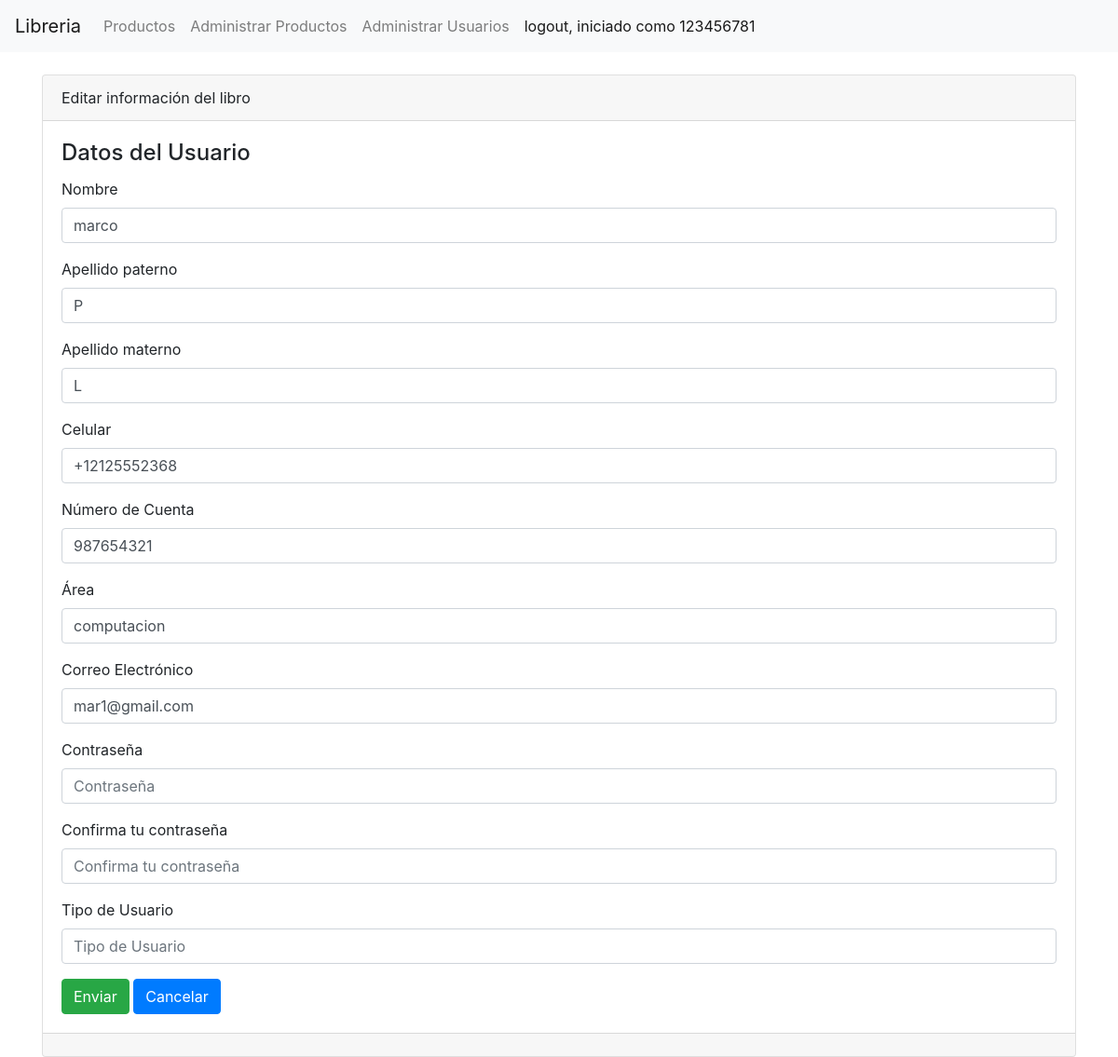
Page /usuarios/usuarios/editar/987654321 (signed in) on the committed database.
### usuario/models.py (models this page shows, shortened)
class Usuario(models.Model):
    user = models.OneToOneField(User, on_delete=models.CASCADE)
    nombre = models.CharField(max_length=40)
    apellidopaterno = models.CharField(max_length=40)
    apellidomaterno = models.CharField(max_length=40)
    puntos = models.IntegerField(default=100)
    celular = PhoneNumberField()
    nocuenta = models.CharField(max_length=9)
    area = models.CharField(max_length=100)
    email = models.EmailField()

### usuario/views.py (the view)
# urls.py: path('usuarios/editar/<int:nocuenta>', views.editar_usuario, name='editar_u'),
@login_required
@user_passes_test(is_admin)
def editar_usuario(request, nocuenta):
    usuario = Usuario.objects.get(nocuenta=nocuenta)
    formulario = UserRegistrationForm(request.POST or None, request.FILES or None, instance=usuario)
    if formulario.is_valid() and request.POST:
        formulario.save()
        return redirect('usuarios')
    return render(request, 'usuarios/editar.html', {'formulario':formulario})

### usuario/views.py (called while the page is built)
def is_admin(user):
    return user.groups.filter(name='administrador').exists()

### usuario/templates/usuarios/editar.html (shortened to what this page needs)
{% extends 'base.html' %}
{% block contenido %}
<div class="card">
    <div class="card-header">Editar información del libro</div>
    <div class="card-body">
        <h4 class="card-title">Datos del Usuario</h4>
        {% include 'usuarios/form.html' %}
    </div>
    <div class="card-footer text-muted"></div>
</div>
{% endblock %}

### producto/templates/base.html (shortened to what this page needs)
{% load static %}
<!DOCTYPE html>
<html lang="en">
<head>
    <link rel="stylesheet" href="https://stackpath.bootstrapcdn.com/bootstrap/4.3.1/css/bootstrap.min.css"
        rel="stylesheet" />
</head>
<body>
    <nav class="navbar navbar-expand-lg navbar-light bg-light">
        <a class="navbar-brand" href="#">Libreria</a>
        <div class="collapse navbar-collapse" id="navbarNav">
            <ul class="navbar-nav">
                <li class="nav-item">
                    <a class="nav-link" href="{% url 'productos' %}">Productos</a>
                </li>
                <li class="nav-item ">
                    <a class="nav-link" href="{% url 'admin_productos' %}">Administrar Productos</a>
                </li>
                <li class="nav-item ">
                    <a class="nav-link" href="{% url 'usuarios' %}">Administrar Usuarios</a>
                </li>
                <li class="nav-item active">
                    <a class="nav-link" href="{% url 'logout' %}">logout, iniciado como {{user.username}}</a>
                </li>
            </ul>
        </div>
    </nav>
    <div class="container">
        <br/>
        {% if user.is_authenticated %}
            {% block contenido %} {% endblock %}
        {% else %}
            <a href="{% url 'login' %}">Here</a>
        {% endif %}
    </div>
</body>
</html>

### usuario/templates/usuarios/form.html (shortened to what this page needs)
<form enctype="multipart/form-data" method="post">
    {% for campo in formulario %}
    <div class="mb-3">
        <label for="" class="form-label">{{ campo.label }}</label>
        <br/>
        <input
            type="{{campo.field.widget.input_type}}"
            class="form-control"
            name="{{campo.name}}"
            id=""
            aria-describedby="helpId"
            placeholder="{{ campo.label }}"
            value="{{campo.value | default:''}}"
        />
    </div>
    {% endfor %}
    <input
        name=""
        id=""
        class="btn btn-success"
        type="submit"
        value="Enviar"
    />
    <a
        name=""
        id=""
        class="btn btn-primary"
        href="{% url 'usuarios' %}"
        role="button"
        >Cancelar</a
    >
</form>

### producto/templates/base.html (style rules this page uses)
li:last-child { margin-left: auto; }

### rows in the picture
Usuario: nombre "marco" "+12125552368" "987654321" "computacion" "mar1@gmail.com"

### other values in the picture
{{ user.username }} "123456781"
{{ campo.label }} "Nombre" "Apellido paterno" "Apellido materno" "Celular" "Número de Cuenta" "Área" "Correo Electrónico" "Contraseña" "Confirma tu contraseña" "Tipo de Usuario"
